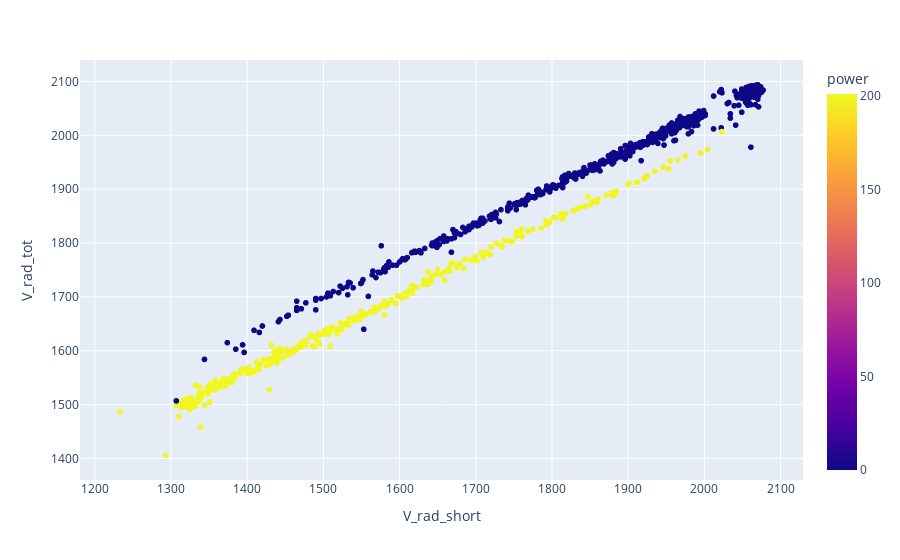

The notebook cell this image was saved under:
### Markdown cell above
# Vrad-tot over Vrad-short plot

### Code cell
import plotly.express as px

fig = px.scatter(X_list[0], x="V_rad_short", y="V_rad_tot", color="power")
fig.show()

### Figure 1 — Plotly figure (JSON) as saved in the notebook; plotly's stock layout.template omitted (floating-point values rounded to 4 significant figures; data arrays with more than 128 entries replaced by an {"elided": "..."} marker saying what was removed)
{"data": [{"hovertemplate": "V_rad_short=%{x}<br>V_rad_tot=%{y}<br>power=%{marker.color}<extra></extra>", "legendgroup": "", "marker": {"color": {"elided": "1283 int values"}, "coloraxis": "coloraxis", "symbol": "circle"}, "mode": "markers", "name": "", "showlegend": false, "type": "scattergl", "x": {"elided": "1283 int values"}, "xaxis": "x", "y": {"elided": "1283 int values"}, "yaxis": "y"}], "layout": {"coloraxis": {"colorbar": {"title": {"text": "power"}}, "colorscale": [[0, "#0d0887"], [0.1111, "#46039f"], [0.2222, "#7201a8"], [0.3333, "#9c179e"], [0.4444, "#bd3786"], [0.5556, "#d8576b"], [0.6667, "#ed7953"], [0.7778, "#fb9f3a"], [0.8889, "#fdca26"], [1, "#f0f921"]]}, "legend": {"tracegroupgap": 0}, "margin": {"t": 60}, "xaxis": {"anchor": "y", "domain": [0, 1], "title": {"text": "V_rad_short"}}, "yaxis": {"anchor": "x", "domain": [0, 1], "title": {"text": "V_rad_tot"}}}}
